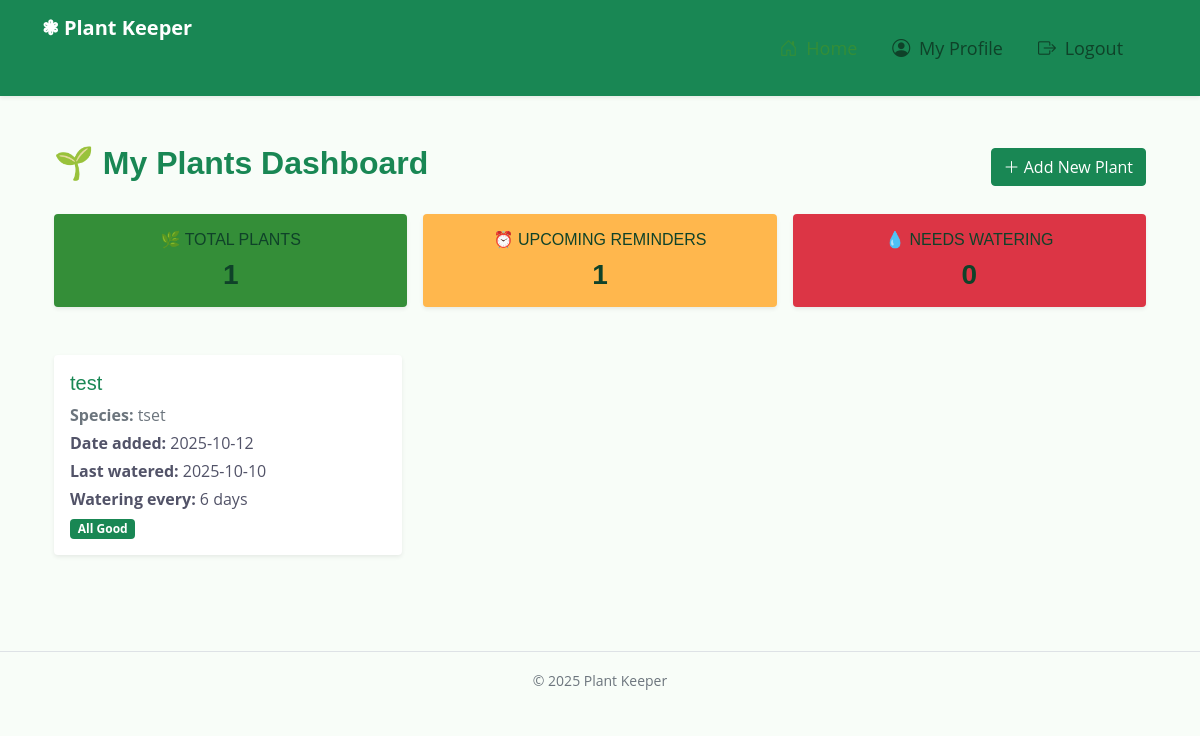
Screenshot of / (signed in) with the database file from the repository.
### main_app/models.py (models this page shows, shortened)
class Plant(models.Model):
    name = models.CharField(max_length=100)
    species = models.CharField(max_length=100)
    date_added = models.DateField(auto_now_add=True)
    last_watered_date = models.DateField(blank=True, null=True)
    watering_frequency = models.IntegerField(
        default=7, help_text="Days between watering"
    )
    notes = models.TextField(blank=True)
    user = models.ForeignKey(User, on_delete=models.CASCADE)
    @property
    def needs_watering(self):
        if not self.last_watered_date:
            return True
        days_passed = (date.today() - self.last_watered_date).days
        return days_passed >= self.watering_frequency

### main_app/views.py (the view)
# urls.py: path("", views.PlantList.as_view(), name="plant_list"),
class PlantList(LoginRequiredMixin, ListView):
    model = Plant
    template_name = "plants/index.html"
    context_object_name = "plants"
    def get_queryset(self):
        return Plant.objects.filter(user=self.request.user)
    def get_context_data(self, **kwargs):
        context = super().get_context_data(**kwargs)
        today = date.today()
        next_week = today + timedelta(days=7)
        context["reminders_today"] = Reminder.objects.filter(
            reminder_date__range=(today, next_week),
            is_completed=False,
            plant__user=self.request.user,
        )
        needs_watering_plants = [
            plant for plant in context["plants"] if plant.needs_watering
        ]
        context["needs_watering_count"] = len(needs_watering_plants)
        return context

### main_app/templates/plants/index.html (shortened to what this page needs)
{% extends "base.html" %}
{% block content %}
<div class="container py-5">
  <div class="d-flex justify-content-between align-items-center mb-4">
    <h2 class="fw-bold text-success">🌱 My Plants Dashboard</h2>
    <a href="{% url 'plant_create' %}" class="btn btn-success">
      <i class="bi bi-plus-lg"></i> Add New Plant
    </a>
  </div>
<div class="row g-3 mb-5">
  <div class="col-md-4 col-sm-6">
      <div class="card text-white bg-primary border-0 shadow-sm text-center">
      <div class="card-body py-3">
        <h6 class="card-title text-uppercase fw-semibold mb-2">🌿 Total Plants</h6>
        <h3 class="fw-bold mb-0">{{ plants|length }}</h3>
      </div>
    </div>
  </div>
<div class="col-md-4 col-sm-6">
  <div class="card text-dark border-0 shadow-sm text-center"
       style="background-color:#ffb74d; color:#212529;">
    <div class="card-body py-3">
      <h6 class="card-title text-uppercase fw-semibold mb-2">⏰ Upcoming Reminders</h6>
      <h3 class="fw-bold mb-0">{{ reminders_today|length }}</h3>
    </div>
  </div>
</div>
  <div class="col-md-4 col-sm-6">
    <div class="card text-white bg-danger border-0 shadow-sm text-center">
      <div class="card-body py-3">
        <h6 class="card-title text-uppercase fw-semibold mb-2">💧 Needs Watering</h6>
        <h3 class="fw-bold mb-0">{{ needs_watering_count }}</h3>
      </div>
    </div>
  </div>
</div>
  {% if plants %}
    <div class="row g-4">
      {% for plant in plants %}
        <div class="col-md-4">
          <div class="card h-100 shadow-sm border-0">
            <div class="card-body">
              <h5 class="card-title text-success">
                <a href="{% url 'plant_detail' plant.pk %}" class="text-success text-decoration-none">
                  {{ plant.name }}
                </a>
              </h5>
              <p class="text-muted mb-1"><strong>Species:</strong> {{ plant.species }}</p>
              <p class="mb-1"><strong>Date added:</strong> {{ plant.date_added|date:"Y-m-d" }}</p>
              <p class="mb-1"><strong>Last watered:</strong>
                {% if plant.last_watered_date %}
                  {{ plant.last_watered_date|date:"Y-m-d" }}
                {% else %}
                  <span class="text-muted">Not yet</span>
                {% endif %}
              </p>
              <p class="mb-1"><strong>Watering every:</strong> {{ plant.watering_frequency }} days</p>
              {% if plant.needs_watering %}
                <span class="badge bg-danger">Needs Watering!</span>
              {% else %}
                <span class="badge bg-success">All Good</span>
              {% endif %}
            </div>
          </div>
        </div>
      {% endfor %}
    </div>
  {% else %}
    <div class="alert alert-info text-center">
      🌿 No plants added yet. <a href="{% url 'plant_create' %}" class="alert-link">Add your first one!</a>
    </div>
  {% endif %}
</div>
{% endblock %}

### main_app/static/css/style.css (style rules this page uses)
:root { --primary: #348E38; --secondary: #525368; --light: #E8F5E9; --dark: #0F4229; }
h1, .h1, h2, .h2, .fw-bold { font-weight: 700 !important; }
h3, .h3, h4, .h4, .fw-medium { font-weight: 600 !important; }
h5, .h5, h6, .h6, .fw-semi-bold { font-weight: 500 !important; }
.btn { transition: .5s; font-weight: 500; }
body { background-color: #f8fdf8; }

### rows the page displays
Plant: name "test", species "tset", date_added "2025-10-12", last_watered_date "2025-10-10", watering_frequency "6", shows "All Good"

### other values shown
{{ plants|length }} "1"
{{ reminders_today|length }} "1"
{{ needs_watering_count }} "0"
